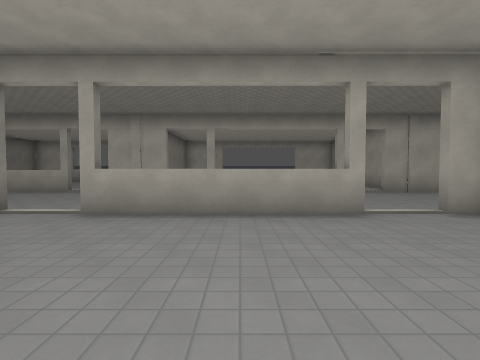
view 1 (above)

24 first-person views from a walk through a 3-D level made in the Godot game engine. The camera is 1.4 m above the floor, tilts 2° down and sees 85° across. The floor is counted in squares, 2 m on a side. Each view is taken from the middle of a square. On the plan, view 1 faces up. The plan holds only what a view shows up to about 9 squares ahead; the rest is blank. The place goes on beyond the plan. Characters and animated objects are not drawn. Surface patterns are stand-ins for the level's own textures.

view 2
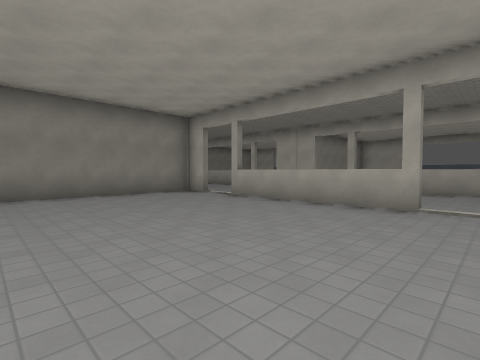

view 3
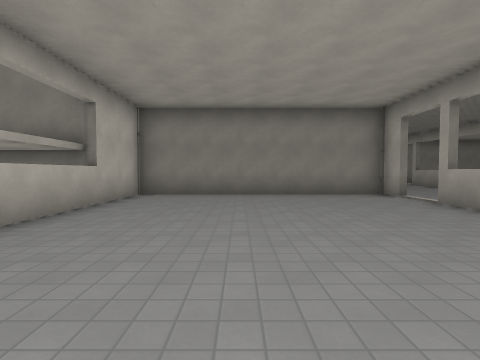

view 4
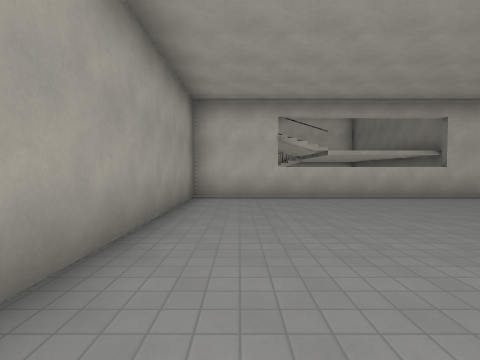

view 5
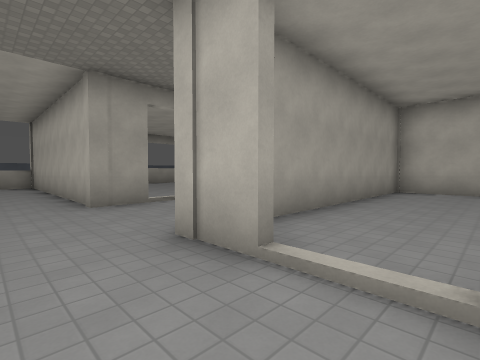

view 6
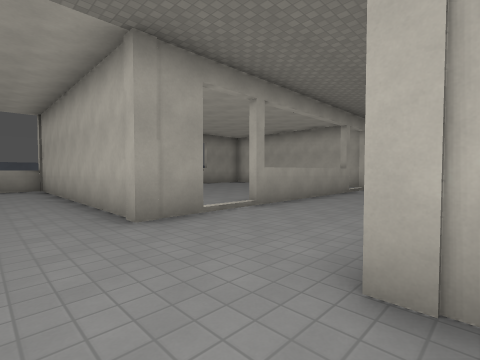

view 7
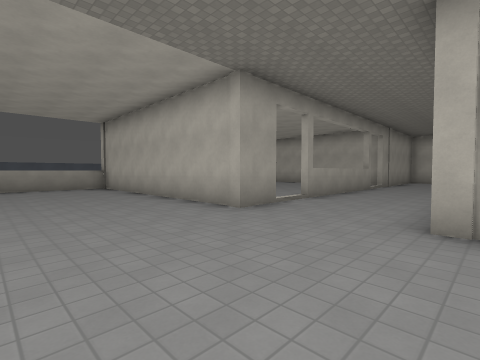

view 8
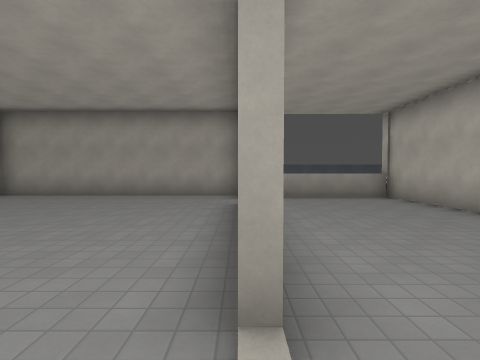

view 9
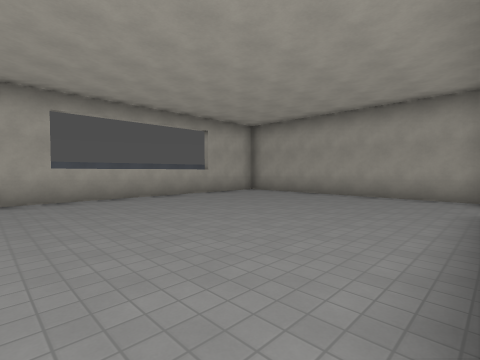

view 10
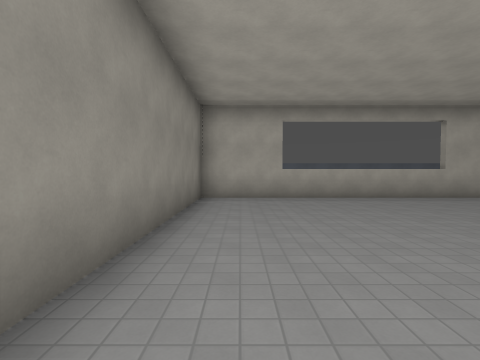

view 11
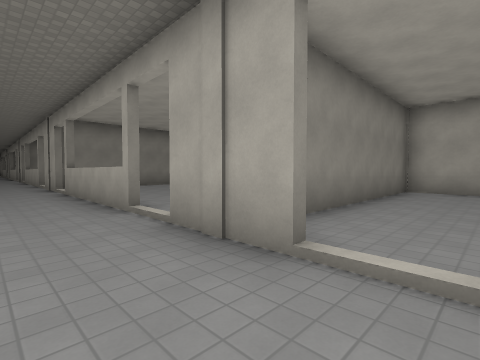

view 12
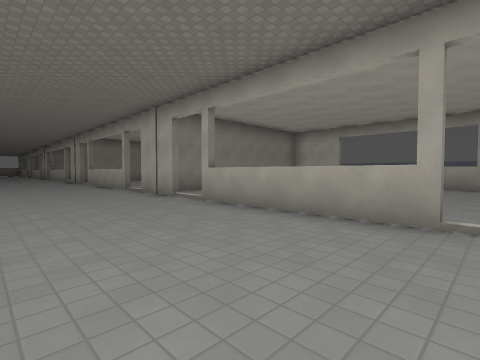

view 13
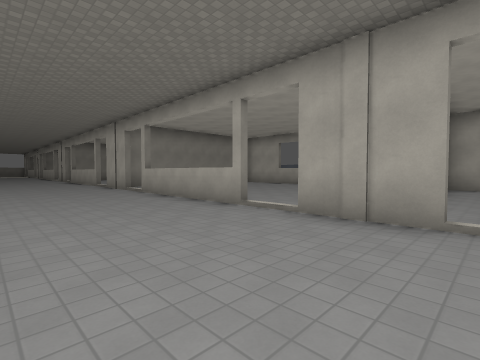

view 14
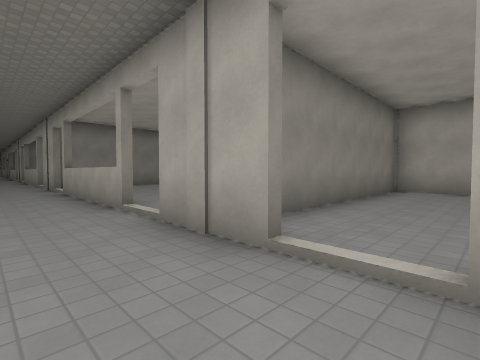

view 15
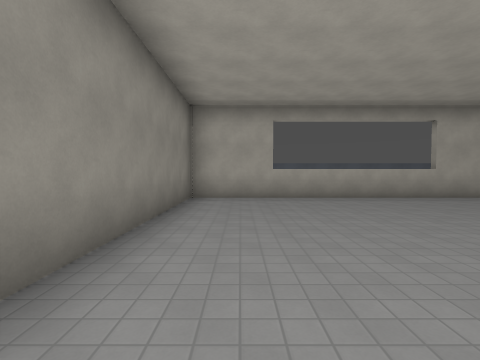

view 16
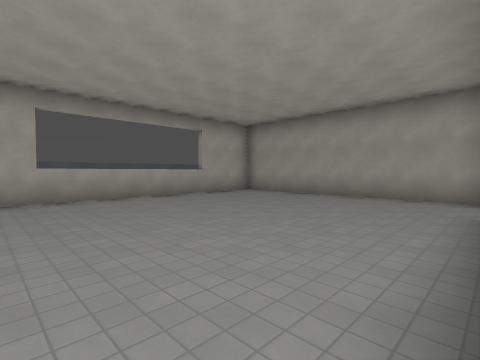

view 17
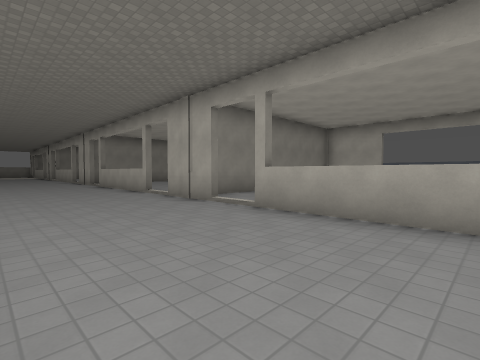

view 18
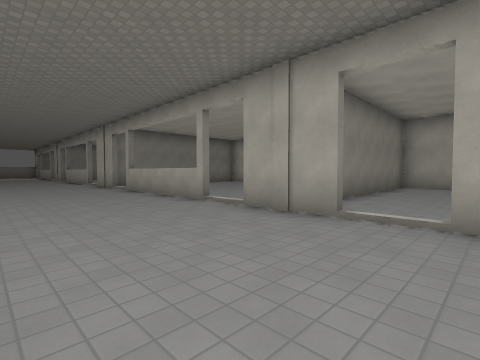

view 19
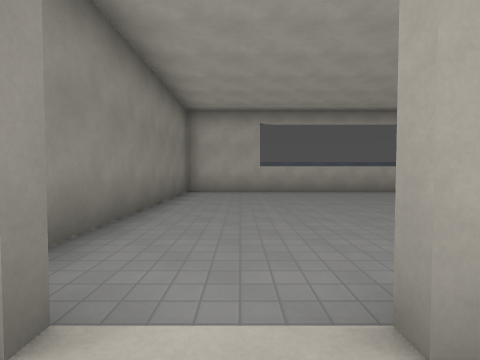

view 20
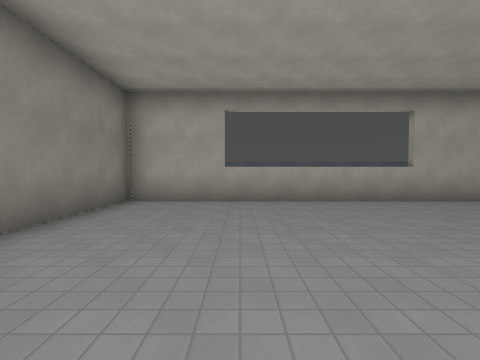

view 21
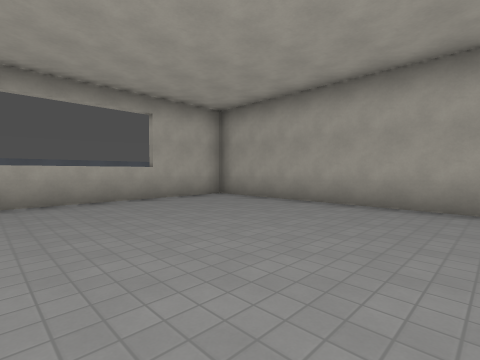

view 22
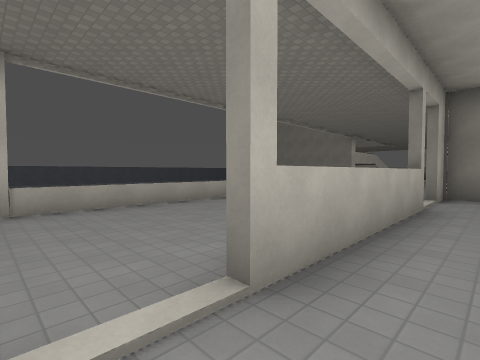

view 23
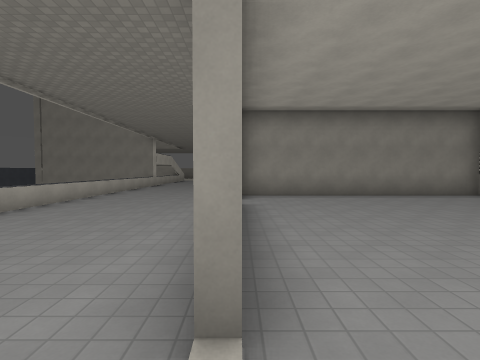

view 24
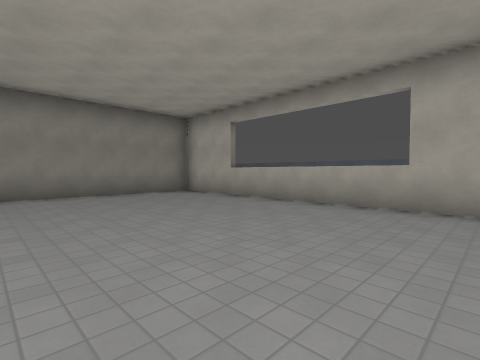

### Floor plan
Key: @ floor where view 1 was taken; # wall or solid block; . floor; / step, stairs or slope; = window, fence, low wall or low ledge; ^ raised ledge.
Columns run from 23 left of view 1 to 15 right of it. Each row starts with its distance up from view 1.
 17  ######################################
 16  #........#.........#........#........#
 15  #........#.........#........#........#
 14  #........#.........#........#........#
 13  #........#.........#........#........#
 12  #........#.........#........#........#
 11  #........#.........#........#........#
 10  #........#.........#........#........#
  9  #//^^^^//##/#^^^#/##/#^^^#/##//^^^^//#
  8  .....................................^
  7 ......................................^
  6 ......................................^
  5 ......................................^
  4 =========#        ##.#####.#...########
  3                   #........#.....
  2                   #........#......
  1                   #........#...#...
  0                   #....@...#...# ..
 -1                   #........#...#
 -2                   #........# ..#
 -3                   ########## ..

Positions as (right, up) in squares from view 1, and headings:
1: (0, 0), facing up
2: (3, -1), facing up-left
3: (3, 0), facing left
4: (3, 4), facing down
5: (2, 6), facing down-right
6: (4, 6), facing down-right
7: (4, 8), facing down-right
8: (7, 9), facing right
9: (7, 9), facing up-right
10: (7, 9), facing up
11: (8, 7), facing up-left
12: (4, 5), facing up-left
13: (-2, 5), facing up-left
14: (-1, 7), facing up-left
15: (-2, 9), facing up
16: (-2, 9), facing up-right
17: (-7, 5), facing up-left
18: (-10, 5), facing up-left
19: (-11, 8), facing up
20: (-10, 10), facing up
21: (-9, 10), facing up-right
22: (-14, 10), facing down-left
23: (-14, 9), facing left
24: (-14, 11), facing up-left
